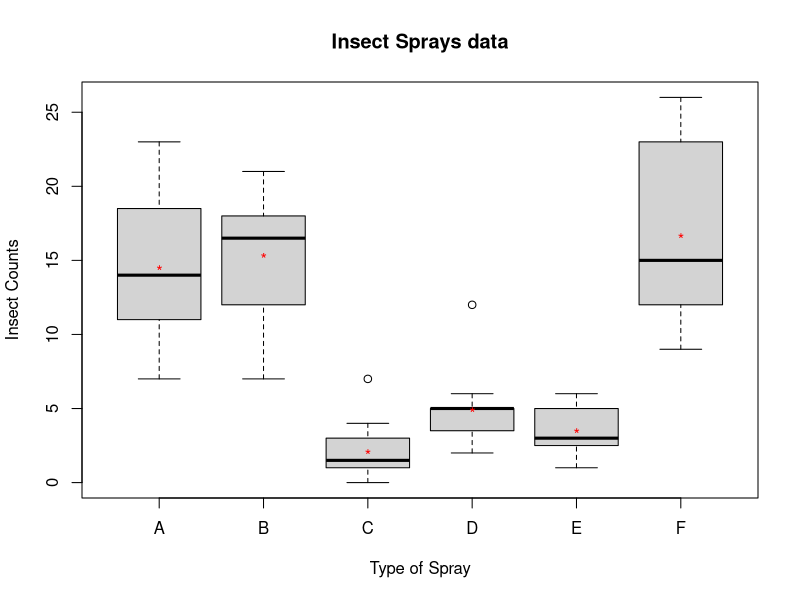

Write the R code that produced this figure.
#######################################################################################################
#   Statistical Computing Lecture-05                                                                  #
#   Date: 14th Jan 2022                                                                               #
#######################################################################################################

# Preparations
rm(list = ls(all.names = TRUE))

data("InsectSprays")

tapply(InsectSprays$count, INDEX = InsectSprays$spray, mean)

tapply(InsectSprays$count, INDEX = InsectSprays$spray, sd)

boxplot(count ~ spray, data = InsectSprays,
        xlab = 'Type of Spray',
        ylab = 'Insect Counts',
        main = 'Insect Sprays data', 
        varwidth = TRUE, 
        col = 'lightgray')

points(1:length(unique(InsectSprays$spray)),
       tapply(InsectSprays$count, INDEX = InsectSprays$spray, mean), 
       pch = '*', col = 'red')


x <- c(-18.3, 17.0, 28.4, -14.3, 7.7)
y <- c(-17.6, -4.3, -4.7, -4.3, 15.7)

# covariance
cov(x, y)

# correlations
cor(x, y)

cor(x, y, method = 'spearman')

rank(x)

cor(rank(x), rank(y))
